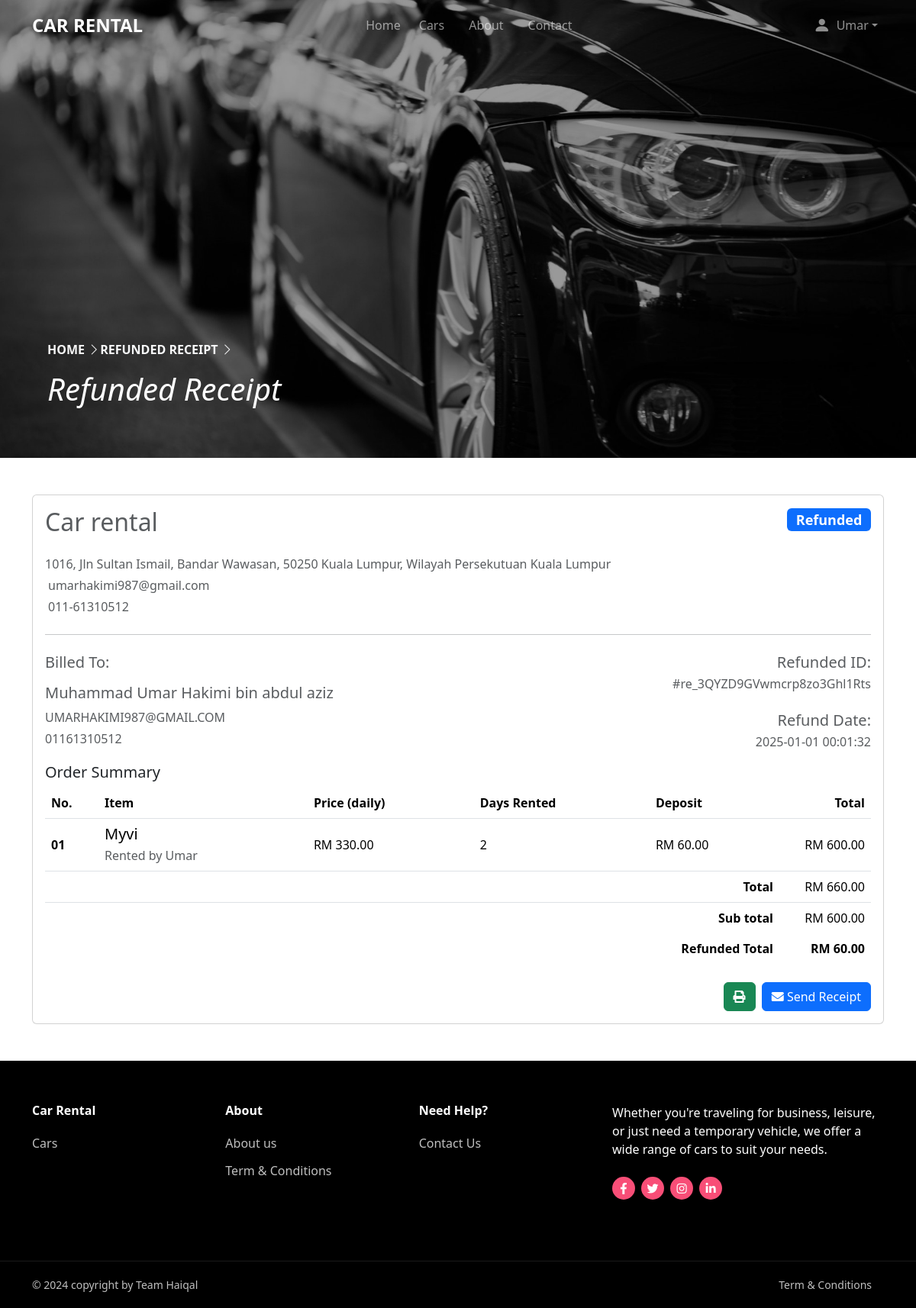
The app's page /users/billing-refunded.php?receiptid=1 (signed in) with its own data.
### tables this page shows
CREATE TABLE `bookings` (
  `id` int(11) NOT NULL,
  `user_name` varchar(255) NOT NULL,
  `client_name` varchar(255) NOT NULL,
  `cars_name` varchar(255) NOT NULL,
  `full_name` varchar(255) NOT NULL,
  `email` varchar(255) NOT NULL,
  `phone_num` varchar(255) NOT NULL,
  `ic_no` varchar(255) NOT NULL,
  `driver_no` varchar(255) NOT NULL,
  `days_rented` int(255) NOT NULL,
  `deposit` varchar(255) NOT NULL,
  `total` varchar(255) NOT NULL,
  `status` varchar(255) NOT NULL,
  `pickup_location` varchar(255) DEFAULT NULL,
  `dropoff_location` varchar(255) DEFAULT NULL,
  `pickup_date` datetime DEFAULT NULL,
  `dropoff_date` datetime DEFAULT NULL,
  `invoice_no` varchar(255) DEFAULT NULL,
  `invoice_date` date DEFAULT NULL,
  `state` varchar(255) DEFAULT NULL,
  `city` varchar(255) DEFAULT NULL,
  `payment_method` varchar(255) NOT NULL,
  `stripe_id` varchar(255) NOT NULL,
  `refund_id` varchar(255) NOT NULL,
  `refund_date` datetime DEFAULT NULL,
  `refund_total` varchar(255) NOT NULL
);

### users/billing-refunded.php (the view, shortened to what this page needs)
<?php
require_once("includes/headerUsers.php");
include "../db_conn.php";
if (isset($_GET['receiptid'])) {
    $id = $_GET['receiptid'];
    $sql = "SELECT * FROM bookings WHERE id = ?";
    $stmt = mysqli_prepare($conn, $sql);
    mysqli_stmt_bind_param($stmt, "i", $id);
    mysqli_stmt_execute($stmt);
    $result = mysqli_stmt_get_result($stmt);
    if ($row = mysqli_fetch_assoc($result)) {
        $cars_name = $row['cars_name'];
        $clientname = $row['client_name'];
        $full_name = $row['full_name'];
        $email = $row['email'];
        $phone = $row['phone_num'];
        $days_rented = $row['days_rented'];
        $deposit_rm = $row['deposit'];
        $total = $row['total'];
        $status = $row['status'];
        $refund_id = $row['refund_id'];
        $refund_date = $row['refund_date'];
        $refund_total = $row['refund_total'];
        $total_without_rm = (float)str_replace(['RM', ',', ' '], '', $total);
        $deposit_without_rm = (float)str_replace(['RM', ',', ' '], '', $deposit_rm);
        $price_withour_rm = $total_without_rm / $days_rented;
        $total_price = $total_without_rm - $deposit_without_rm;
        $price = 'RM ' . number_format($price_withour_rm, 2);
        $total_price_rm = 'RM ' . number_format($total_price, 2);
    }
}
?>
<main>
    <div>
        <div style="position: relative;">
            <img src="../imgs/bg4.jpg" class="bg-img3 w-100" alt="Background image">
            <div class="overlay"></div>
            <div class="container">
                <div class="row no-gutters align-items-end justify-content-start">
                    <div class="col-md-9 ftco-animate pb-5 text-overlay">
                        <nav aria-label="breadcrumb">
                            <ol class="breadcrumb fs-10 fw-bold text-uppercase">
                                <div class="mr-5">
                                    <a href="index.php" class="text-decoration-none home-link">Home
                                        <i class="bi bi-chevron-right"></i>
                                    </a>
                                </div>
                                <a class="text-decoration-none text-light">Refunded Receipt
                                    <i class="bi bi-chevron-right"></i>
                                </a>
                            </ol>
                        </nav>
                        <h1 class="fst-italic text-capitalize text-white">Refunded Receipt</h1>
                    </div>
                </div>
            </div>
        </div>
    </div>
    <link rel="stylesheet" href="https://cdnjs.cloudflare.com/ajax/libs/font-awesome/5.13.1/css/all.min.css" />
    <div class="container mt-5 mb-5">
        <div class="row">
            <div class="col-lg-12">
                <div class="card">
                    <div class="card-body">
                        <div class="invoice-title">
                            <h4 class="float-end font-size-15">
                                <span class="badge <?php if ($status === 'Cancelled') {
                                  echo 'bg-danger';
                                } elseif ($status === 'Pending') {
                                echo 'bg-secondary';
                                } elseif ($status === 'Refunded') {
                                echo 'bg-primary';
                                } else {
                                echo 'bg-success';
                                    } ?> font-size-12 ms-2"><?php echo htmlspecialchars($status); ?></span>
                            </h4>
                            <div class="mb-4">
                                <h2 class="mb-1 text-muted">Car rental</h2>
                            </div>
                            <div class="text-muted">
                                <p class="mb-1">1016, Jln Sultan Ismail, Bandar Wawasan, 50250 Kuala Lumpur, Wilayah Persekutuan Kuala Lumpur</p>
                                <p class="mb-1"><i class="uil uil-envelope-alt me-1"></i>umarhakimi987@gmail.com</p>
                                <p><i class="uil uil-phone me-1"></i> 011-61310512</p>
                            </div>
                        </div>
                        <hr class="my-4">
                        <div class="row">
                            <div class="col-sm-6">
                                <div class="text-muted">
                                    <h5 class="font-size-16 mb-3">Billed To:</h5>
                                    <h5 class="font-size-15 mb-2"><?php echo htmlspecialchars($full_name) ?></h5>
                                    <p class="mb-1"><?php echo htmlspecialchars($email) ?></p>
                                    <p><?php echo htmlspecialchars($phone) ?></p>
                                </div>
                            </div>
                            <div class="col-sm-6">
                                <div class="text-muted text-sm-end">
                                    <div>
                                        <h5 class="font-size-15 mb-1">Refunded ID:</h5>
                                        <p>#<?php echo $refund_id ?></p>
                                    </div>
                                    <div class="mt-4">
                                        <h5 class="font-size-15 mb-1">Refund Date:</h5>
                                        <p><?php echo htmlspecialchars($refund_date) ?></p>
                                    </div>
                                </div>
                            </div>
                        </div>
                        <h5 class="font-size-15">Order Summary</h5>
                        <div class="table-responsive">
                            <table class="table align-middle table-nowrap table-centered mb-0">
                                <thead>
                                    <tr>
                                        <th style="width: 70px;">No.</th>
                                        <th>Item</th>
                                        <th>Price (daily)</th>
                                        <th>Days Rented</th>
                                        <th>Deposit</th>
                                        <th class="text-end" style="width: 120px;">Total</th>
                                    </tr>
                                </thead>
                                <tbody>
                                    <tr>
                                        <th scope="row">01</th>
                                        <td>
                                            <div>
                                                <h5 class="text-truncate font-size-14 mb-1"><?php echo htmlspecialchars($cars_name) ?></h5>
                                                <p class="text-muted mb-0">Rented by <?php echo htmlspecialchars($clientname) ?></p>
                                            </div>
                                        </td>
                                        <td><?php echo htmlspecialchars($price) ?></td>
                                        <td><?php echo htmlspecialchars($days_rented) ?></td>
                                        <td><?php echo htmlspecialchars($deposit_rm) ?></td>
                                        <td class="text-end"><?php echo $total_price_rm ?></td>
                                    </tr>
                                    <tr>
                                        <th scope="row" colspan="5" class="text-end">Total</th>
                                        <td class="text-end"><?php echo $total ?></td>
                                    </tr>
                                    <tr>
                                        <th scope="row" colspan="5" class="border-0 text-end">Sub total</th>
                                        <td class="border-0 text-end"><?php echo $total_price_rm ?></td>
                                    </tr>
                                    <tr>
                                        <th scope="row" colspan="5" class="border-0 text-end">Refunded Total</th>
                                        <td class="border-0 text-end">
                                            <h6 class="m-0 fw-semibold"><?php echo $refund_total ?></h6>
                                        </td>
                                    </tr>
                                </tbody>
                            </table>
                        </div>
                        <div class="d-print-none mt-4">
                            <div class="float-end">
                                <a href="javascript:window.print()" class="btn btn-success me-1"><i class="fa fa-print"></i></a>
                                <form action="../email-receipt.php?bookingid=<?php echo $id ?>" method="POST" class="mt-3" style="display: inline;">
                                    <button type="submit" name="send_receipt" class="btn btn-primary">
                                        <i class="fa fa-envelope"></i> Send Receipt
                                    </button>
                                </form>
                            </div>
                        </div>
                    </div>
                </div>
            </div>
        </div>
    </div>
</main>
<?php include_once("includes/footerUsers.php"); ?>

### users/includes/css/users.css (style rules this page uses)
body { background-blend-mode: overlay; overflow-x: hidden; min-height: 100vh; display: flex; flex-direction: column; color: #ffffff; scroll-snap-type: y proximity; }
.bg-img3 { background-position: 50% 50%; object-position: center 15%; height: 600px; width: 100vw; object-fit: cover; filter: brightness(0.6); }
.overlay { position: absolute; top: 0; left: 0; width: 100%; height: 100%; z-index: 1; }
.text-overlay { position: absolute; bottom: 10px; left: 50px; z-index: 2; }
.home-link { color: whitesmoke; text-decoration: none; transition: color 0.3s ease; }

### users/includes/css/footer.css (style rules this page uses)
a { text-decoration: none; background-color: transparent; }

### records on screen
bookings: status "Refunded", full_name "Muhammad Umar Hakimi bin abdul aziz", email "UMARHAKIMI987@GMAIL.COM", phone_num "01161310512", refund "re_3QYZD9GVwmcrp8zo3Ghl1Rts", refund_date "2025-01-01 00:01:32", cars_name "Myvi", client_name "Umar", price "RM 330.00", days_rented "2", deposit "RM 60.00", total_price_rm "RM 600.00", total "RM 660.00", refund_total "RM 60.00"

### other values on screen
$usernametop "Umar"
